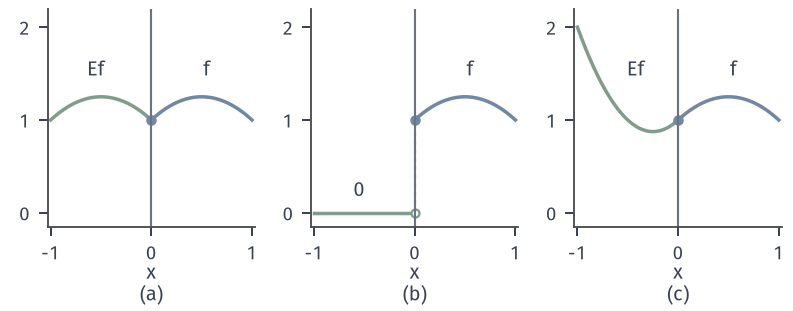

Python code for this plot:
from pathlib import Path
import sys
ROOT = next(p for p in Path(__file__).resolve().parents if (p/"build.sh").is_file() and (p/"tex/book.tex").is_file())
sys.path.insert(0, str(ROOT/"figures/00-shared/mathematical-preliminaries-upper/00-shared/comprehension-figures"))
from support import figure, save, BLUE, GREEN, YELLOW, RED, PURPLE, INK, MUTED, GRID, BLUE_FILL, GREEN_FILL, YELLOW_FILL, RED_FILL, PURPLE_FILL
import numpy as np
def panel_labels(fig, axes, y=.02):
    for ax, s in zip(axes, "(a) (b) (c) (d)".split()):
        q = ax.get_position(); fig.text((q.x0+q.x1)/2, y, s, ha="center", va="bottom")

# f=1+x-x^2 on (0,1). (a) even reflection f(|x|); (b) zero extension; (c) -3f(-x)+4f(-x/2)=1+x+2x^2 for x<0.
f = lambda x: 1+x-x**2
fig, axes = figure(width_mm=112, height_mm=44, ncols=3)
fig.set_layout_engine(None); fig.subplots_adjust(left=.06, right=.985, top=.97, bottom=.27, wspace=.27)
xr = np.linspace(0, 1, 300); xl = np.linspace(-1, 0, 300)
axes[0].plot(xl, f(-xl), color=GREEN, lw=1.4)
axes[1].plot(xl, 0*xl, color=GREEN, lw=1.4); axes[1].plot([0, 0], [0, 1], color=MUTED, lw=.85, ls=(0, (2, 2)))
axes[1].plot([0], [0], 'o', mfc='white', mec=GREEN, ms=3.2, mew=.9)
axes[2].plot(xl, 1+xl+2*xl**2, color=GREEN, lw=1.4)
for ax in axes:
    ax.plot(xr, f(xr), color=BLUE, lw=1.4); ax.plot([0], [1], 'o', color=BLUE, ms=3.2)
    ax.axvline(0, color=MUTED, lw=.85); ax.set_xlim(-1.03, 1.03); ax.set_ylim(-.15, 2.2); ax.set_xticks([-1, 0, 1]); ax.set_yticks([0, 1, 2]); ax.set_xlabel('$x$', labelpad=0)
axes[0].text(.55, 1.48, '$f$', ha='center'); axes[0].text(-.55, 1.48, '$Ef$', ha='center')
axes[1].text(.55, 1.48, '$f$', ha='center'); axes[1].text(-.55, .17, '$0$', ha='center')
axes[2].text(.55, 1.48, '$f$', ha='center'); axes[2].text(-.42, 1.48, '$Ef$', ha='center')
panel_labels(fig, axes)
save(fig, Path(__file__).resolve().parent, 'figure', {'formula': 'f=1+x-x^2; even reflection, zero extension, 1+x+2x^2'})
